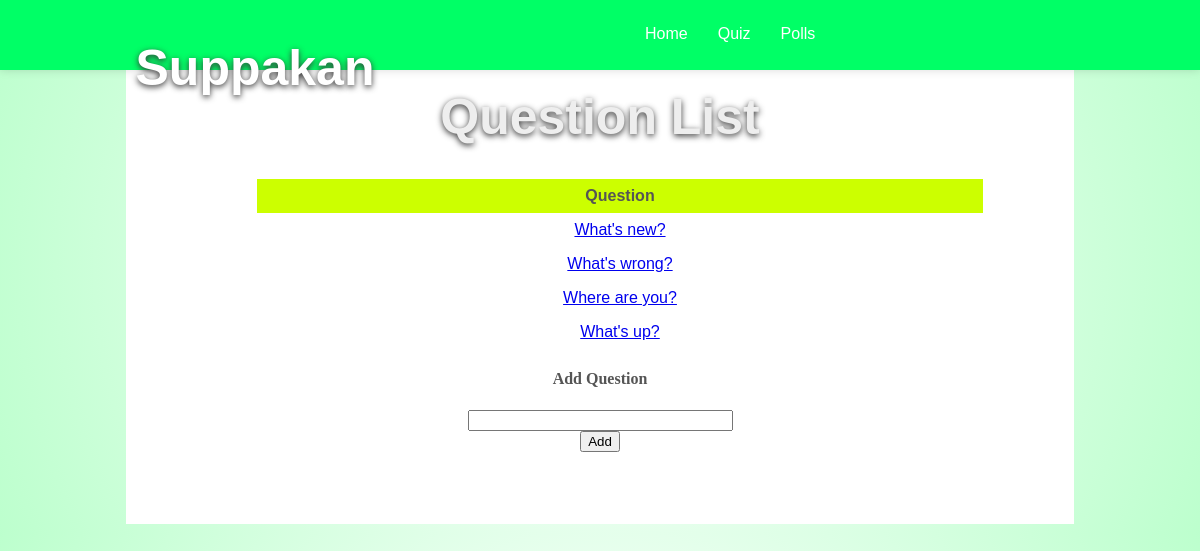
Screenshot of /polls/ with the database file from the repository.
### polls/models.py (models this page shows, shortened)
@python_2_unicode_compatible  # only if you need to support Python 2
class Question(models.Model):
    question_text = models.CharField(max_length=200)
    pub_date = models.DateTimeField('date published')

### polls/views.py (the view)
class IndexView(generic.ListView):
    template_name = 'polls/index.html'
    context_object_name = 'latest_question_list'
    def get_queryset(self):
        return Question.objects.order_by('-pub_date')[:5]

### polls/templates/polls/index.html (shortened to what this page needs)
<!DOCTYPE html>
<html lang="en">
<head>
{% load static %}
<link rel="stylesheet" type="text/css" href="{% static 'home/style.css' %}" />s
</head>
<body>
<div id="top">
    <header>
        <hgroup>
            <h1>Suppakan</h1>
        </hgroup>
        <nav>
            <ul1>
                <li class="tabs"><a href="{% url 'home:index' %}">Home</a></li>
                <li class="tabs"><a href="{% url 'quiz:index' %}">Quiz</a></li>
                <li class="tabs"><a href="{% url 'polls:index' %}">Polls</a></li>
            </ul1>
       </nav>
    </header>
</div>
<br>
<div id="main" align="center">
<br>
<h1>Question List</h1>
{% if latest_question_list %}
    <ul>
    <table>
    <tr>
	<th>Question</th>
    </tr>
    {% for question in latest_question_list %}
    <tr>
        <td><a href="{% url 'polls:detail' question.id %}">{{ question.question_text }}</td></li>
    </tr>
    {% endfor %}
    </table>
    </ul>
{% else %}
    <p>No polls are available.</p>
{% endif %}
<form action="{% url 'polls:add_question' %}" method="post">
    <h4>Add Question</h4>
    <input type="text" name="addQuestion" maxlength="99" size="30"/><br>
    <input type="submit" value="Add"/>
    <br><br>
</form>
<br><br><br>
</div>
</body>
</html>

### home/static/home/style.css (style rules this page uses)
#main { width:80%; margin: 10px auto; background: white; }
body { background: -moz-radial-gradient(#99ffcc,#000); background: -webkit-gradient(radial, center center,10,center center,1000, from(#ffffff), to(#99ffb3)); color:#555; background-color:#99ffb3; }
h1 { font: bold 50px Helvetica, Arial, Sans-serif; text-align: center; color: #eee; text-shadow: 0px 2px 6px #333; }
table { font-family: arial, sans-serif; border-collapse: collapse; width: 80%; }
th { text-align: center; padding: 8px; background-color: #CCFF00; }
td { text-align: center; padding: 8px; }
tr:nth-child(even) { background-color: #FFF; }
#top { background-color: #00FF66; box-shadow: 0px 0px 9px rgba(0,0,0,0.15); width: 100%; height: 70px; z-index: 99999; position: fixed; top: 0; left: 0; }
header { position: relative; width: 100%; height: 70px; margin: 0 auto; }
header hgroup { position: absolute; display: block; top: 5px; left: -50px; }
header hgroup h1 { font-size: 50px; color: #fff; display: block; height: 100px; width: 610px; }
nav { margin-left: 610px; float: left; }
nav ul1 { margin-top: 10px; padding: 0 20px; list-style: none; position: relative; display: inline-table; margin-right: -80px; }
nav ul1:after { content: ""; clear: both; display: block; }
nav ul1 li { float: left; }
nav ul1 li a { display: block; padding: 15px 15px; font-family: 'PT Sans', sans-serif; color: #fff; text-decoration: none; }
input[type=text] { text-align:center }

### rows the page displays
Question: question_text "What's new?"
Question: question_text "What's wrong?"
Question: question_text "Where are you?"
Question: question_text "What's up?"
